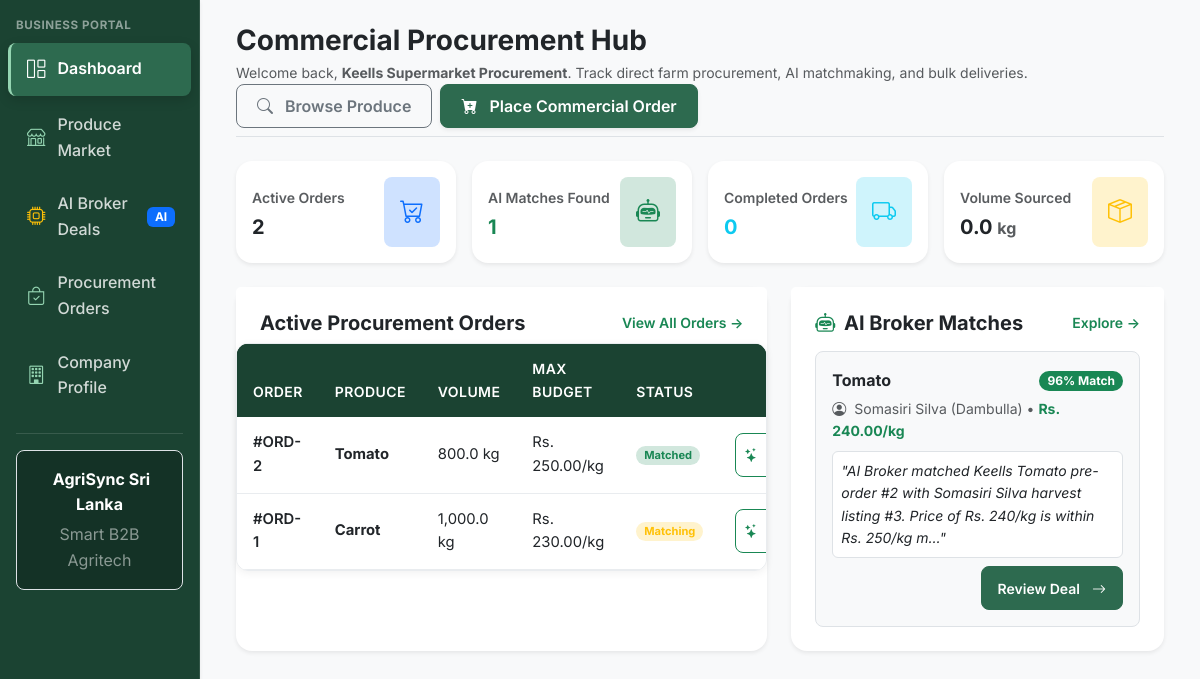
/business/dashboard.php (signed in), run on the app's committed database.
### tables this page shows
CREATE TABLE IF NOT EXISTS `order_requests` (
  `id` int(11) NOT NULL AUTO_INCREMENT,
  `business_id` int(11) NOT NULL,
  `crop_type` varchar(50) NOT NULL,
  `quantity_kg` decimal(10,2) NOT NULL,
  `max_price` decimal(10,2) NOT NULL,
  `delivery_date` date NOT NULL,
  `urgency` enum('low','medium','high') NOT NULL DEFAULT 'medium',
  `status` enum('pending','matching','matched','fulfilled','cancelled') NOT NULL DEFAULT 'pending',
  `notes` text DEFAULT NULL,
  `created_at` timestamp NOT NULL DEFAULT CURRENT_TIMESTAMP,
  `updated_at` timestamp NOT NULL DEFAULT CURRENT_TIMESTAMP ON UPDATE CURRENT_TIMESTAMP,
  PRIMARY KEY (`id`),
  KEY `business_id_index` (`business_id`),
  KEY `crop_type_index` (`crop_type`),
  KEY `status_index` (`status`),
  CONSTRAINT `fk_order_business` FOREIGN KEY (`business_id`) REFERENCES `users` (`id`) ON DELETE CASCADE
);

CREATE TABLE IF NOT EXISTS `order_matches` (
  `id` int(11) NOT NULL AUTO_INCREMENT,
  `order_id` int(11) NOT NULL,
  `listing_id` int(11) NOT NULL,
  `farmer_id` int(11) NOT NULL,
  `business_id` int(11) NOT NULL,
  `matched_price` decimal(10,2) NOT NULL,
  `agent_reasoning` text NOT NULL,
  `confidence_score` int(11) NOT NULL,
  `status` enum('proposed','accepted','rejected','completed') NOT NULL DEFAULT 'proposed',
  `created_at` timestamp NOT NULL DEFAULT CURRENT_TIMESTAMP,
  `updated_at` timestamp NOT NULL DEFAULT CURRENT_TIMESTAMP ON UPDATE CURRENT_TIMESTAMP,
  PRIMARY KEY (`id`),
  UNIQUE KEY `unique_match` (`order_id`,`listing_id`),
  KEY `farmer_id_index` (`farmer_id`),
  KEY `business_id_index` (`business_id`),
  KEY `status_index` (`status`),
  CONSTRAINT `fk_match_order` FOREIGN KEY (`order_id`) REFERENCES `order_requests` (`id`) ON DELETE CASCADE,
  CONSTRAINT `fk_match_listing` FOREIGN KEY (`listing_id`) REFERENCES `harvest_listings` (`id`) ON DELETE CASCADE,
  CONSTRAINT `fk_match_farmer` FOREIGN KEY (`farmer_id`) REFERENCES `users` (`id`) ON DELETE CASCADE,
  CONSTRAINT `fk_match_business` FOREIGN KEY (`business_id`) REFERENCES `users` (`id`) ON DELETE CASCADE
);

CREATE TABLE IF NOT EXISTS `users` (
  `id` int(11) NOT NULL AUTO_INCREMENT,
  `name` varchar(100) NOT NULL,
  `email` varchar(150) NOT NULL,
  `password_hash` varchar(255) NOT NULL,
  `role` enum('farmer','business','admin') NOT NULL,
  `phone` varchar(20) DEFAULT NULL,
  `district` varchar(50) DEFAULT NULL,
  `is_active` tinyint(1) NOT NULL DEFAULT 1,
  `created_at` timestamp NOT NULL DEFAULT CURRENT_TIMESTAMP,
  `updated_at` timestamp NOT NULL DEFAULT CURRENT_TIMESTAMP ON UPDATE CURRENT_TIMESTAMP,
  PRIMARY KEY (`id`),
  UNIQUE KEY `email_unique` (`email`),
  KEY `role_index` (`role`),
  KEY `district_index` (`district`)
);

### business/dashboard.php (the view, shortened to what the rows shown need)
<?php
$user_id = (int) ($_SESSION['user_id'] ?? 0);
$recent_orders = [];
$recent_matches = [];
try {
    $db = getDbConnection();
    $oRecent = $db->prepare("
        SELECT id, crop_type, quantity_kg, max_price, delivery_date, urgency, status, created_at
        FROM order_requests
        WHERE business_id = :business_id
        ORDER BY id DESC LIMIT 5
    ");
    $oRecent->execute([':business_id' => $user_id]);
    $recent_orders = $oRecent->fetchAll(PDO::FETCH_ASSOC);
    $mRecent = $db->prepare("
        SELECT
            m.id as match_id, m.order_id, m.matched_price, m.confidence_score, m.agent_reasoning, m.status as match_status, m.created_at,
            o.crop_type, o.quantity_kg,
            u.name as farmer_name, u.district as farmer_district
        FROM order_matches m
        JOIN order_requests o ON m.order_id = o.id
        JOIN users u ON m.farmer_id = u.id
        WHERE m.business_id = :business_id
        ORDER BY m.id DESC LIMIT 4
    ");
    $mRecent->execute([':business_id' => $user_id]);
    $recent_matches = $mRecent->fetchAll(PDO::FETCH_ASSOC);
} catch (Throwable $e) {
    error_log("Business Dashboard Error: " . $e->getMessage());
}
require_once __DIR__ . '/../includes/header.php';
?>
<div class="d-flex" style="min-height: 100vh;">
    <div class="flex-grow-1 bg-light p-4 overflow-auto">
        <div class="container-fluid max-w-7xl">
            <div class="d-flex flex-wrap align-items-center justify-content-between mb-4 pb-2 border-bottom">
                <div>
                    <h1 class="h3 fw-bold text-dark mb-1">
                        Commercial Procurement Hub
                    </h1>
                </div>
            </div>
            <div class="row g-4 mb-4">
                <div class="col-12 col-lg-7">
                    <div class="card border-0 shadow-sm rounded-4 h-100 bg-white">
                        <div class="card-body p-0">
                            <div class="table-responsive">
                                <table class="table table-hover align-middle mb-0">
                                    <thead class="table-light small">
                                        <tr>
                                            <th>Order</th>
                                            <th>Produce</th>
                                            <th>Volume</th>
                                            <th>Max Budget</th>
                                            <th>Status</th>
                                            <th class="text-end">Action</th>
                                        </tr>
                                    </thead>
                                    <tbody>
                                        <?php if (empty($recent_orders)): ?>
                                            <tr>
                                                <td colspan="6" class="text-center py-4 text-muted small">
                                                    No commercial orders placed yet.
                                                    <div class="mt-2">
                                                        <a href="place_order.php" class="btn btn-sm btn-primary rounded-3">Place First Order</a>
                                                    </div>
                                                </td>
                                            </tr>
                                        <?php else: ?>
                                            <?php foreach ($recent_orders as $order): ?>
                                                <?php
                                                    $st = $order['status'];
                                                    $badge = 'bg-secondary-subtle text-secondary';
                                                    if ($st === 'matching') $badge = 'bg-warning-subtle text-warning';
                                                    if ($st === 'matched') $badge = 'bg-success-subtle text-success';
                                                ?>
                                                <tr>
                                                    <td class="fw-semibold small">#ORD-<?= (int)$order['id'] ?></td>
                                                    <td class="fw-bold text-dark"><?= htmlspecialchars($order['crop_type'], ENT_QUOTES, 'UTF-8') ?></td>
                                                    <td class="small"><?= number_format($order['quantity_kg'], 1) ?> kg</td>
                                                    <td class="small">Rs. <?= number_format($order['max_price'], 2) ?>/kg</td>
                                                    <td>
                                                        <span class="badge rounded-pill <?= $badge ?> px-2 py-1 text-capitalize">
                                                            <?= htmlspecialchars($st, ENT_QUOTES, 'UTF-8') ?>
                                                        </span>
                                                    </td>
                                                    <td class="text-end">
                                                        <a href="matches.php?order_id=<?= (int)$order['id'] ?>" class="btn btn-sm btn-outline-success rounded-3 px-2 py-1" title="View AI Match">
                                                            <i class="bi bi-stars"></i> Matches
                                                        </a>
                                                    </td>
                                                </tr>
                                            <?php endforeach; ?>
                                        <?php endif; ?>
                                    </tbody>
                                </table>
                            </div>
                        </div>
                    </div>
                </div>
                <div class="col-12 col-lg-5">
                    <div class="card border-0 shadow-sm rounded-4 h-100 bg-white">
                        <div class="card-body p-4 pt-2">
                            <?php if (empty($recent_matches)): ?>
                                <div class="text-center py-4 text-muted small">
                                    <i class="bi bi-stars fs-2 d-block mb-2 text-warning"></i>
                                    Place an order to trigger our autonomous AI Broker matchmaker.
                                </div>
                            <?php else: ?>
                                <div class="d-flex flex-column gap-3">
                                    <?php foreach ($recent_matches as $m): ?>
                                        <div class="p-3 bg-light rounded-3 border">
                                            <div class="d-flex justify-content-between align-items-center mb-1">
                                                <span class="fw-bold text-dark"><?= htmlspecialchars($m['crop_type'], ENT_QUOTES, 'UTF-8') ?></span>
                                                <span class="badge bg-success rounded-pill px-2 py-1">
                                                    <?= (int)$m['confidence_score'] ?>% Match
                                                </span>
                                            </div>
                                            <div class="small text-muted mb-2">
                                                <span><i class="bi bi-person-circle me-1"></i> <?= htmlspecialchars($m['farmer_name'], ENT_QUOTES, 'UTF-8') ?> (<?= htmlspecialchars($m['farmer_district'], ENT_QUOTES, 'UTF-8') ?>)</span> &bull;
                                                <strong class="text-success">Rs. <?= number_format($m['matched_price'], 2) ?>/kg</strong>
                                            </div>
                                            <p class="small text-dark fst-italic mb-2 bg-white p-2 rounded border">
                                                "<?= htmlspecialchars(mb_strimwidth($m['agent_reasoning'], 0, 130, '...'), ENT_QUOTES, 'UTF-8') ?>"
                                            </p>
                                            <div class="text-end">
                                                <a href="matches.php?order_id=<?= (int)$m['order_id'] ?>" class="btn btn-sm btn-primary rounded-3 px-3 py-1">
                                                    Review Deal <i class="bi bi-arrow-right ms-1"></i>
                                                </a>
                                            </div>
                                        </div>
                                    <?php endforeach; ?>
                                </div>
                            <?php endif; ?>
                        </div>
                    </div>
                </div>
            </div>
        </div>
    </div>
</div>
<?php require_once __DIR__ . '/../includes/footer.php'; ?>

### data on the page
order_requests: id "2", crop_type "Tomato", quantity_kg "800.0", max_price "250.00", status "Matched"
order_requests: id "1", crop_type "Carrot", quantity_kg "1,000.0", max_price "230.00", status "Matching"
order_matches: order.crop_type "Tomato", confidence_score "96", farmer.name "Somasiri Silva", farmer.district "Dambulla", matched_price "240.00", agent_reasoning "AI Broker matched Keells Tomato pre-order #2 with Somasiri Silva harvest listing #3. Price of Rs. 240/kg is within Rs. 250/kg m..."

### other printed values
$user_role "BUSINESS"
$user_name "Keells Supermarket Procurement"
$stats['active_orders'] "2"
$stats['ai_matches'] "1"
$stats['completed_deliveries'] "0"
$stats['total_kg_sourced'] "0.0"
